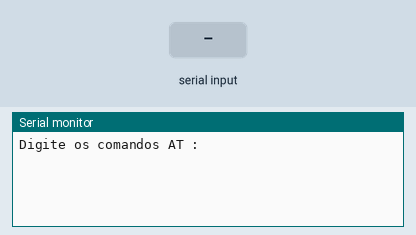
Recording of a sketch running on a simulated Arduino Uno, built with avr-gcc and run on an emulated ATmega328P. Parts: the last lines printed to the serial monitor. The inputs (shaded band) are chosen by the test bench.

Above: at 1.2 s.
1.3 s: "1" received over the second serial link
At 2.5 s:
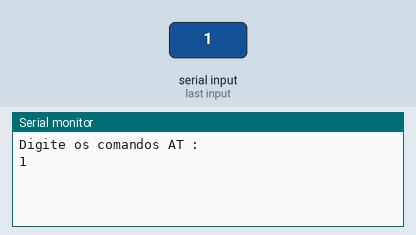
2.8 s: "0" received over the second serial link
At 3.8 s:
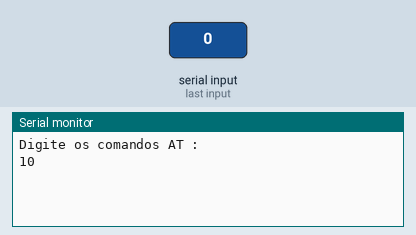

The sketch:

serialParaComandosAT.ino
```cpp
#include <SoftwareSerial.h>
SoftwareSerial myserial(11, 10); // RX, TX
void setup() {
  myserial.begin(38400); //HC05 ("Pulo do gato") Os comandos AT no modulo HC05 devem ser enviados na velocidade de 38400 mesmo que o BAUND do mesmo diga que esta em 9600
  //myserial.begin(9600);
  Serial.begin(9600);
  Serial.println("Digite os comandos AT :");
}
void loop() {
  if (myserial.available())
    Serial.write(myserial.read());
  if (Serial.available())
    myserial.write(Serial.read());

}
```

Measured:
- after the input at 1.3 s, the serial monitor: prints a new line at once (image 1)
- after the input at 2.8 s, the serial monitor: prints a new line at once (image 2)
